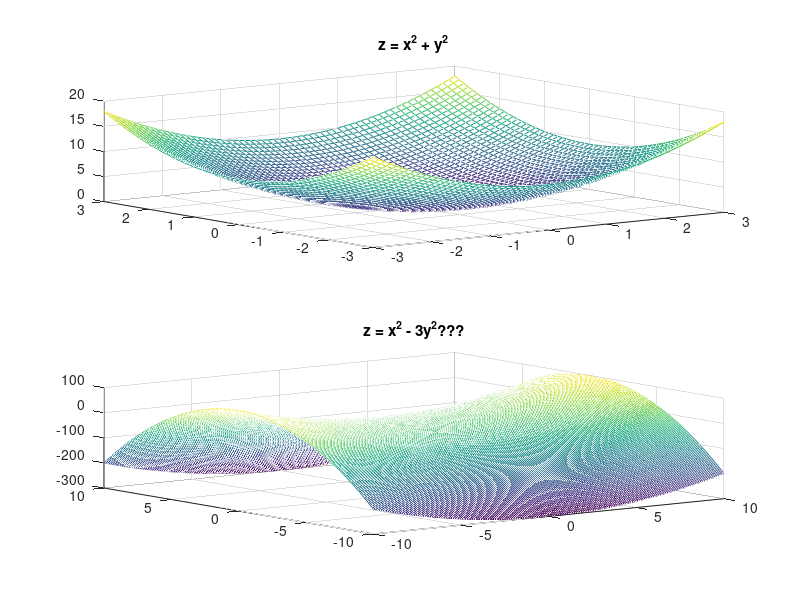

Source code (MATLAB):
[X1, Y1] = meshgrid(-3:0.1:3);
Z1 = X1.^2 + Y1.^2;
subplot(2, 1, 1);
mesh(X1, Y1, Z1), title('z = x^2 + y^2');
[X2, Y2] = meshgrid(-10:0.1:10);
Z2 = X2.^2 - 3 * Y2.^2;
subplot(2, 1, 2)
mesh(X2, Y2, Z2), title('z = x^2 - 3y^2???')
